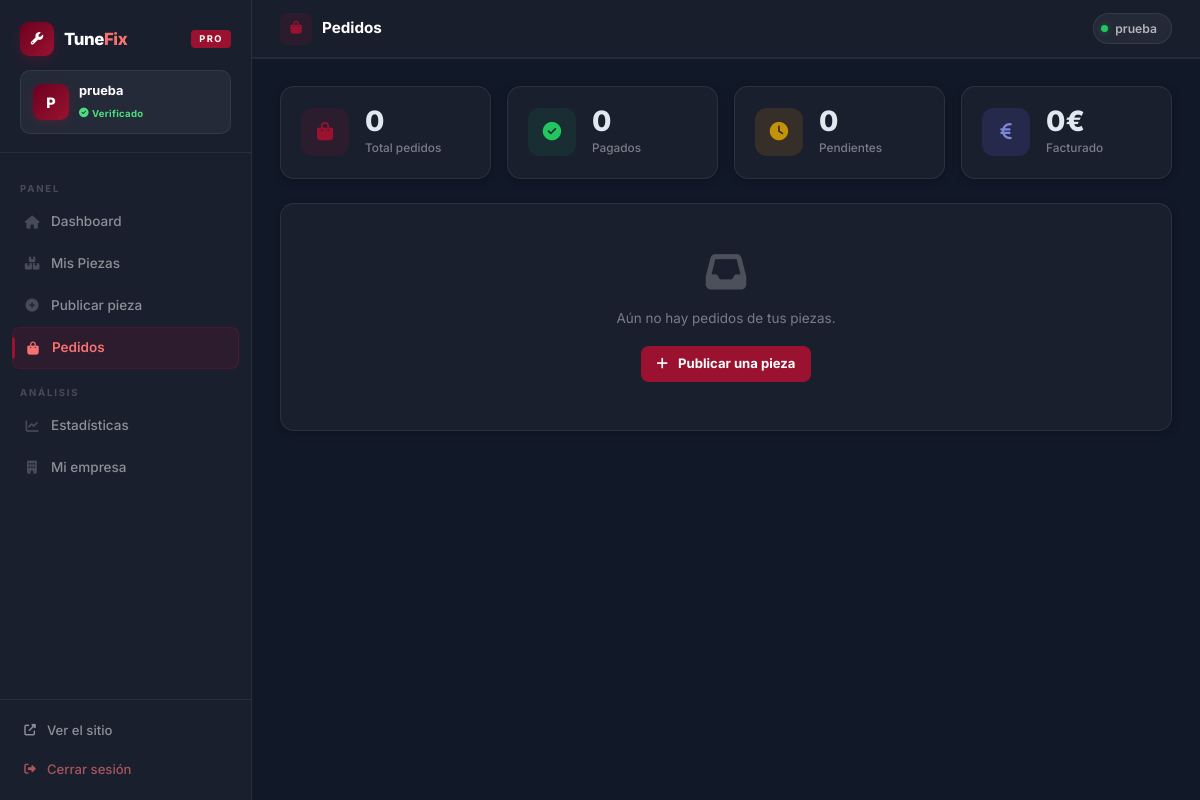
The app's page /proveedor.php?page=pedidos (signed in), older data.
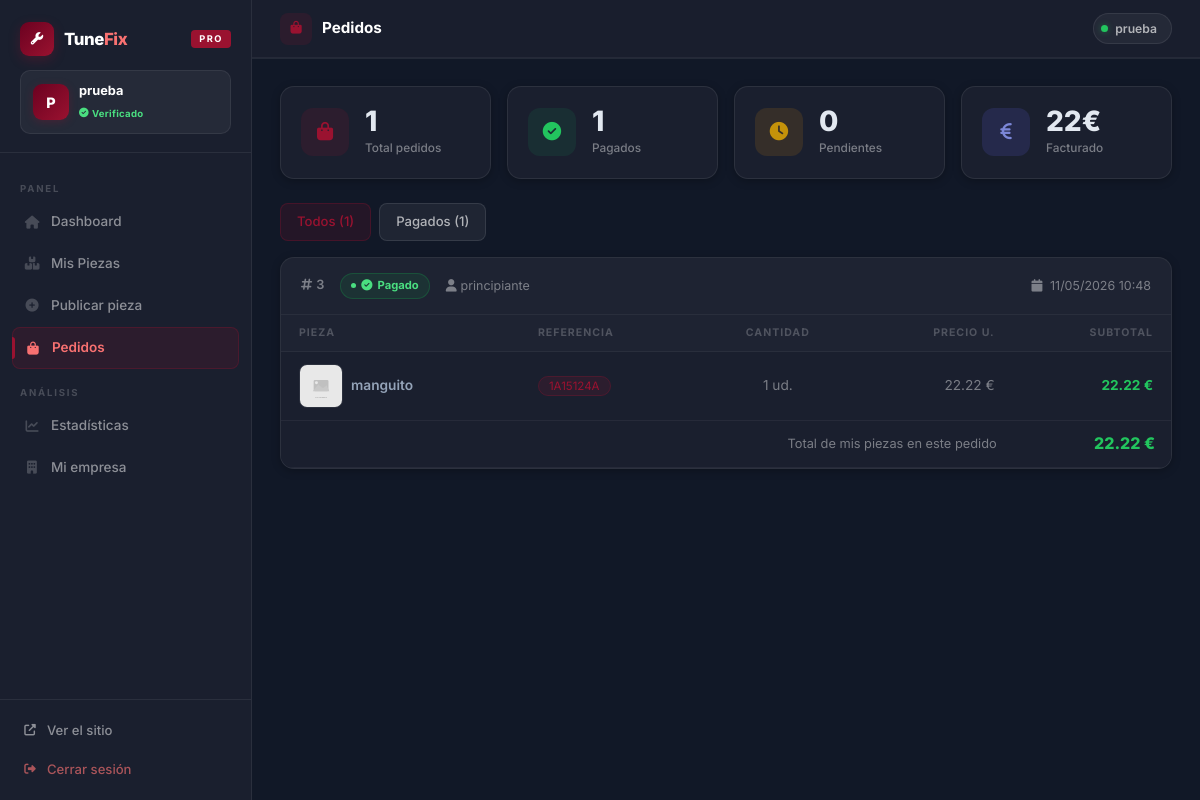
The same page, newer data.
### tables this page shows
CREATE TABLE `pedido_item` (
  `id` int(11) NOT NULL,
  `pedido_id` int(11) NOT NULL,
  `pieza_id` int(11) NOT NULL,
  `cantidad` int(11) NOT NULL,
  `precio_u` decimal(10,2) NOT NULL
);

CREATE TABLE `pedido` (
  `id` int(11) NOT NULL,
  `usuario_id` int(11) NOT NULL,
  `stripe_session_id` varchar(200) NOT NULL,
  `total` decimal(10,2) NOT NULL,
  `estado` enum('pendiente','pagado','cancelado') DEFAULT 'pendiente',
  `created_at` timestamp NOT NULL DEFAULT current_timestamp()
);

CREATE TABLE `usuario` (
  `id` int(11) NOT NULL,
  `nombre` varchar(100) NOT NULL,
  `email` varchar(150) NOT NULL,
  `contrasenia` varchar(255) NOT NULL,
  `rol` enum('principiante','entusiasta','profesional') NOT NULL DEFAULT 'principiante',
  `token_verificacion` varchar(64) DEFAULT NULL,
  `email_verificado` tinyint(1) NOT NULL DEFAULT 1
);

CREATE TABLE `pieza` (
  `id` int(11) NOT NULL,
  `referencia` varchar(50) NOT NULL,
  `nombre` varchar(100) NOT NULL,
  `descripcion` text DEFAULT NULL,
  `imagen` varchar(255) NOT NULL,
  `url` varchar(255) DEFAULT NULL,
  `proveedor_id` int(11) DEFAULT NULL,
  `categoria` varchar(100) DEFAULT NULL,
  `estado_pieza` enum('nueva','usada_buena','usada_desgaste') DEFAULT 'nueva',
  `precio` decimal(10,2) DEFAULT 0.00,
  `stock` int(11) DEFAULT 0,
  `garantia` varchar(50) DEFAULT 'Sin garantía',
  `activa` tinyint(1) DEFAULT 1,
  `created_at` timestamp NOT NULL DEFAULT current_timestamp(),
  `subido_por` int(11) DEFAULT NULL
);

### views/proveedor/pedidos.php (the view, shortened to what the changed rows need)
<div class="row g-3 mb-4">
  <div class="col-sm-6 col-xl-3">
    <div class="stat-card">
      <div class="stat-icon" style="background:var(--accent-dim);">
        <i class="fas fa-shopping-bag" style="color:var(--accent);"></i>
      </div>
      <div>
        <div class="stat-value"><?= (int)($resumen['total_pedidos'] ?? 0) ?></div>
        <div class="stat-label">Total pedidos</div>
      </div>
    </div>
  </div>
  <div class="col-sm-6 col-xl-3">
    <div class="stat-card">
      <div class="stat-icon" style="background:rgba(25,135,84,0.15);">
        <i class="fas fa-check-circle" style="color:#22c55e;"></i>
      </div>
      <div>
        <div class="stat-value"><?= (int)($resumen['pedidos_pagados'] ?? 0) ?></div>
        <div class="stat-label">Pagados</div>
      </div>
    </div>
  </div>
  <div class="col-sm-6 col-xl-3">
    <div class="stat-card">
      <div class="stat-icon" style="background:rgba(245,158,11,0.12);">
        <i class="fas fa-clock" style="color:#c4920a;"></i>
      </div>
      <div>
        <div class="stat-value"><?= (int)($resumen['pedidos_pendientes'] ?? 0) ?></div>
        <div class="stat-label">Pendientes</div>
      </div>
    </div>
  </div>
  <div class="col-sm-6 col-xl-3">
    <div class="stat-card">
      <div class="stat-icon" style="background:rgba(99,102,241,0.15);">
        <i class="fas fa-euro-sign" style="color:#7c87d8;"></i>
      </div>
      <div>
        <div class="stat-value"><?= number_format((float)($resumen['total_facturado'] ?? 0), 0, ',', '.') ?>€</div>
        <div class="stat-label">Facturado</div>
      </div>
    </div>
  </div>
</div>
<?php if (!empty($pedidos)): ?>
<div class="d-flex gap-2 flex-wrap mb-3">
  <button class="btn btn-sm btn-ghost estado-tab activo" onclick="filtrar('todos', this)">
    Todos (<?= count($pedidos) ?>)
  </button>
  <?php
    $conteos = ['pagado' => 0, 'pendiente' => 0, 'cancelado' => 0];
    foreach ($pedidos as $p) { if (isset($conteos[$p['estado']])) $conteos[$p['estado']]++; }
    $etiquetas = ['pagado' => 'Pagados', 'pendiente' => 'Pendientes', 'cancelado' => 'Cancelados'];
    foreach ($conteos as $est => $cnt):
      if ($cnt === 0) continue;
  ?>
  <button class="btn btn-sm btn-ghost estado-tab" onclick="filtrar('<?= $est ?>', this)">
    <?= $etiquetas[$est] ?> (<?= $cnt ?>)
  </button>
  <?php endforeach; ?>
</div>
<?php endif; ?>
<?php if (empty($pedidos)): ?>
  <div class="admin-card">
    <div class="text-center py-5">
      <i class="fas fa-inbox fa-3x mb-3" style="color:var(--text-faint);"></i>
      <p style="color:var(--text-muted);">Aún no hay pedidos de tus piezas.</p>
      <a href="proveedor.php?page=publicar-pieza" class="btn btn-red">
        <i class="fas fa-plus me-1"></i> Publicar una pieza
      </a>
    </div>
  </div>
<?php else: ?>
  <div id="lista-pedidos" style="display:flex;flex-direction:column;gap:12px;">
    <?php foreach ($pedidos as $pedido): ?>
      <?php
        $estadoClass = match($pedido['estado']) {
          'pagado'    => 'badge-activa',
          'pendiente' => 'badge-pausada',
          default     => 'badge-sinstock',
        };
        $estadoIcon = match($pedido['estado']) {
          'pagado'    => 'fa-check-circle',
          'pendiente' => 'fa-clock',
          default     => 'fa-times-circle',
        };
      ?>
      <div class="admin-card" data-estado="<?= $pedido['estado'] ?>">
        <div class="admin-card-header">
          <div class="d-flex align-items-center gap-3 flex-wrap">
            <span style="color:var(--text-muted);font-size:0.8rem;font-weight:600;">
              <i class="fas fa-hashtag me-1"></i><?= $pedido['pedido_id'] ?>
            </span>
            <span class="<?= $estadoClass ?>" style="display:inline-flex;align-items:center;gap:5px;">
              <i class="fas <?= $estadoIcon ?>"></i>
              <?= ucfirst($pedido['estado']) ?>
            </span>
            <span style="color:var(--text-muted);font-size:0.78rem;">
              <i class="fas fa-user me-1"></i><?= htmlspecialchars($pedido['comprador']) ?>
            </span>
          </div>
          <div style="color:var(--text-muted);font-size:0.78rem;">
            <i class="fas fa-calendar me-1"></i>
            <?= date('d/m/Y H:i', strtotime($pedido['fecha'])) ?>
          </div>
        </div>
        <table class="table table-prov mb-0">
          <thead>
            <tr>
              <th>Pieza</th>
              <th>Referencia</th>
              <th class="text-center">Cantidad</th>
              <th class="text-end">Precio u.</th>
              <th class="text-end">Subtotal</th>
            </tr>
          </thead>
          <tbody>
            <?php foreach ($pedido['items'] as $item):
              $noImg = 'public/img/no-image.svg';
              $img   = !empty($item['pieza_imagen']) ? $item['pieza_imagen'] : $noImg;
            ?>
            <tr>
              <td>
                <div class="d-flex align-items-center gap-2">
                  <img src="<?= htmlspecialchars($img) ?>"
                       class="pieza-thumb"
                       alt="<?= htmlspecialchars($item['pieza_nombre']) ?>"
                       onerror="this.onerror=null;this.src='<?= $noImg ?>'">
                  <span style="font-weight:600;color:var(--text);"><?= htmlspecialchars($item['pieza_nombre']) ?></span>
                </div>
              </td>
              <td>
                <span style="background:var(--accent-dim);border:1px solid var(--accent-glow);color:var(--accent);
                             border-radius:50px;padding:2px 10px;font-size:0.72rem;white-space:nowrap;">
                  <?= htmlspecialchars($item['pieza_ref']) ?>
                </span>
              </td>
              <td class="text-center" style="color:var(--text-muted);"><?= (int)$item['cantidad'] ?> ud.</td>
              <td class="text-end" style="color:var(--text-muted);"><?= number_format((float)$item['precio_u'], 2) ?> €</td>
              <td class="text-end" style="font-weight:700;color:#22c55e;">
                <?= number_format((float)$item['subtotal'], 2) ?> €
              </td>
            </tr>
            <?php endforeach; ?>
          </tbody>
          <tfoot>
            <tr>
              <td colspan="4" class="text-end" style="color:var(--text-muted);font-size:0.8rem;">
                Total de mis piezas en este pedido
              </td>
              <td class="text-end" style="font-weight:800;color:#22c55e;font-size:1rem;">
                <?= number_format((float)$pedido['subtotal'], 2) ?> €
              </td>
            </tr>
          </tfoot>
        </table>
      </div>
    <?php endforeach; ?>
  </div>
<?php endif; ?>

### views/proveedor/layout.php (shortened to what the changed rows need)
<!DOCTYPE html>
<html lang="es">
<head>
  <link href="https://cdn.jsdelivr.net/npm/bootstrap@5.3.3/dist/css/bootstrap.min.css" rel="stylesheet">
  <link rel="stylesheet" href="https://cdnjs.cloudflare.com/ajax/libs/font-awesome/6.5.0/css/all.min.css">
</head>
<body>
<?php
$page       = $_GET['page'] ?? 'dashboard';
$pageLabels = [
  'dashboard'      => ['Dashboard',            'fa-home'],
  'mis-piezas'     => ['Mis Piezas',           'fa-boxes'],
  'publicar-pieza' => ['Publicar nueva pieza', 'fa-plus-circle'],
  'editar-pieza'   => ['Editar pieza',         'fa-pen'],
  'estadisticas'   => ['Estadísticas',         'fa-chart-line'],
  'pedidos'        => ['Pedidos',              'fa-shopping-bag'],
  'perfil'         => ['Mi perfil',            'fa-building'],
];
[$pageLabel, $pageIcon] = $pageLabels[$page] ?? ['Dashboard', 'fa-home'];
$empresa  = htmlspecialchars($_SESSION['proveedor_empresa'] ?? $_SESSION['usuario_nombre'] ?? 'Empresa');
$inicial  = strtoupper(mb_substr($empresa, 0, 1));
$activeKey = ($page === 'editar-pieza') ? 'mis-piezas' : $page;
?>
<aside class="sidebar">
  <div class="sb-brand">
    <div class="sb-logo">
      <div class="sb-logo-icon"><i class="fas fa-wrench"></i></div>
      <span class="sb-logo-text">Tune<em>Fix</em></span>
      <span class="sb-tag">Pro</span>
    </div>
    <div class="sb-company">
      <div class="sb-company-avatar"><?= $inicial ?></div>
      <div style="min-width:0;">
        <div class="sb-company-name"><?= $empresa ?></div>
        <div class="sb-company-badge">
          <i class="fas fa-check-circle"></i> Verificado
        </div>
      </div>
    </div>
  </div>
  <nav class="sb-nav">
    <span class="sb-group-label">Panel</span>
    <?php foreach ([
      'dashboard'      => ['Dashboard',            'fa-home'],
      'mis-piezas'     => ['Mis Piezas',           'fa-boxes'],
      'publicar-pieza' => ['Publicar pieza',        'fa-plus-circle'],
      'pedidos'        => ['Pedidos',              'fa-shopping-bag'],
    ] as $key => [$label, $icon]): ?>
      <a href="proveedor.php?page=<?= $key ?>"
         class="sb-link <?= $activeKey === $key ? 'active' : '' ?>">
        <i class="fas <?= $icon ?> sbi"></i>
        <?= $label ?>
      </a>
    <?php endforeach; ?>
    <span class="sb-group-label" style="margin-top:4px;">Análisis</span>
    <?php foreach ([
      'estadisticas'   => ['Estadísticas',         'fa-chart-line'],
      'perfil'         => ['Mi empresa',            'fa-building'],
    ] as $key => [$label, $icon]): ?>
      <a href="proveedor.php?page=<?= $key ?>"
         class="sb-link <?= $activeKey === $key ? 'active' : '' ?>">
        <i class="fas <?= $icon ?> sbi"></i>
        <?= $label ?>
      </a>
    <?php endforeach; ?>
  </nav>
  <div class="sb-footer">
    <a href="index.php" class="sb-footer-link site">
      <i class="fas fa-external-link-alt" style="font-size:.72rem;width:16px;text-align:center;"></i>
      Ver el sitio
    </a>
    <a href="logout.php" class="sb-footer-link out">
      <i class="fas fa-sign-out-alt" style="font-size:.72rem;width:16px;text-align:center;"></i>
      Cerrar sesión
    </a>
  </div>
</aside>
<div class="main">
  <header class="topbar">
    <div class="topbar-left">
      <div class="topbar-icon"><i class="fas <?= $pageIcon ?>"></i></div>
      <span class="topbar-title"><?= $pageLabel ?></span>
    </div>
    <div class="topbar-right">
      <div class="topbar-chip">
        <div class="topbar-chip-dot"></div>
        <?= $empresa ?>
      </div>
    </div>
  </header>
  <main class="content">
    <?php require __DIR__ . '/' . $vista . '.php'; ?>
  </main>
</div>
</body>
</html>

Row changes from the older to the newer data that the page shows:
added pedido_item: cantidad "1", pedido "3", pedido.estado "Pagado", usuario.nombre "principiante", pedido.created_at "11/05/2026 10:48", pieza.nombre "manguito", pieza.referencia "1A15124A", precio_u "22.22", subtotal "22.22"
Text that changed along with them:
$resumen['total_facturado']: "0" → "22"
count($pedidos): (not shown) → "1"
$resumen['total_pedidos']: "0" → (not shown)
$resumen['pedidos_pagados']: "0" → (not shown)
text no longer shown: "Aún no hay pedidos de tus piezas. Publicar una pieza"
text now shown: "Todos ( )"
new list line: "Pagados ( 1 )"
